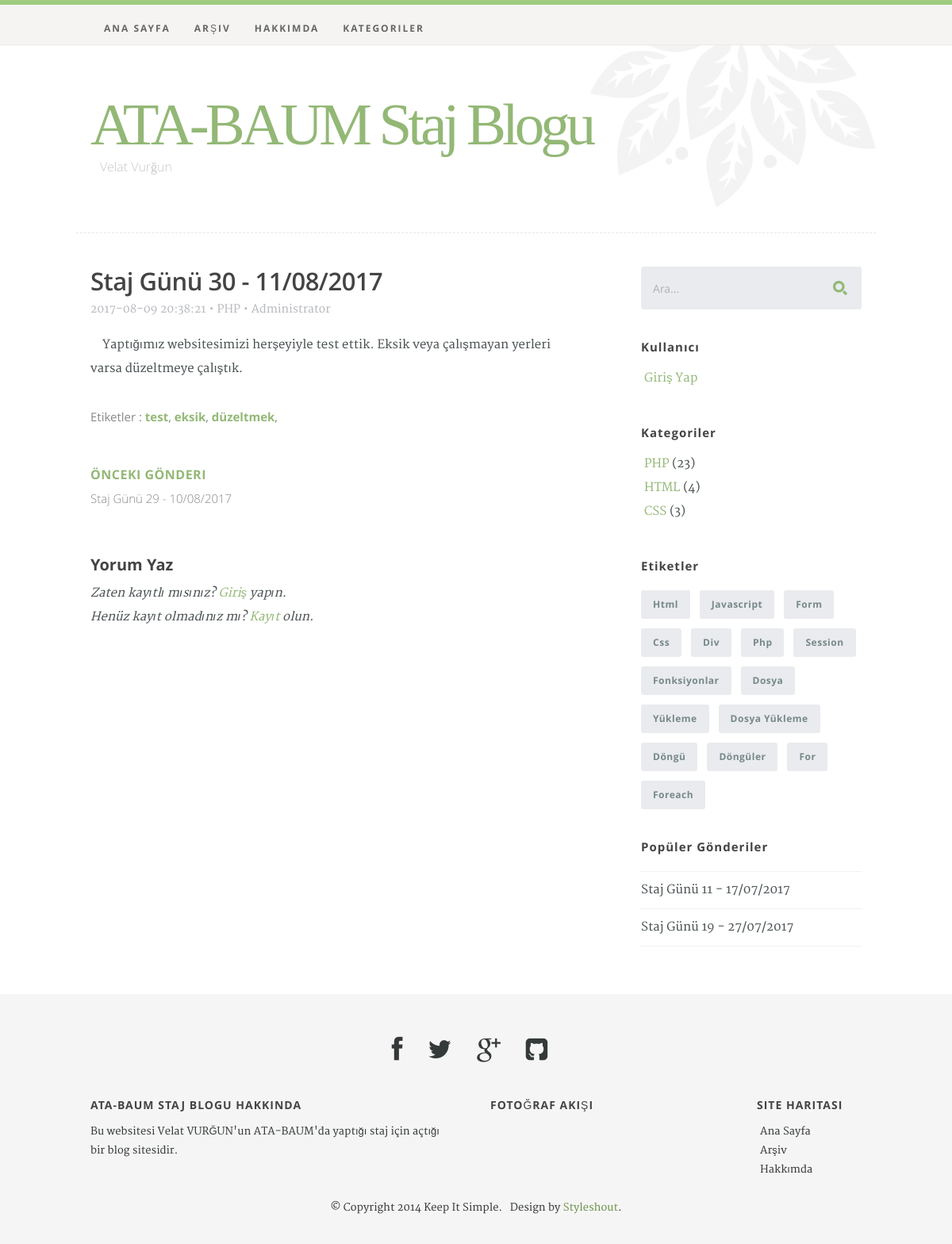
The app's page /single.php?gonderiId=30 with its own data.
### tables this page shows
CREATE TABLE `website` (
  `id` int(11) NOT NULL,
  `site_basligi` varchar(255) NOT NULL,
  `site_slogani` varchar(255) DEFAULT NULL,
  `site_bilgisi` varchar(255) NOT NULL,
  `site_fb` varchar(255) DEFAULT NULL,
  `site_tw` varchar(255) DEFAULT NULL,
  `site_gp` varchar(255) DEFAULT NULL,
  `site_git` varchar(255) DEFAULT NULL,
  `site_inst` varchar(255) DEFAULT NULL,
  `site_flickr` varchar(255) DEFAULT NULL,
  `site_skype` varchar(255) DEFAULT NULL,
  `hakkimda` text NOT NULL
);

CREATE TABLE `menu` (
  `id` int(11) NOT NULL,
  `adi` varchar(255) NOT NULL,
  `adresi` varchar(255) NOT NULL
);

CREATE TABLE `gonderiler` (
  `id` int(11) NOT NULL,
  `baslik` varchar(255) NOT NULL,
  `icerik` text NOT NULL,
  `zaman` timestamp NOT NULL DEFAULT CURRENT_TIMESTAMP,
  `etiketler` text,
  `yazar` int(11) NOT NULL,
  `kategori` int(11) NOT NULL,
  `gosterim` tinyint(1) NOT NULL DEFAULT '1'
);

CREATE TABLE `kategoriler` (
  `id` int(11) NOT NULL,
  `ad` varchar(255) NOT NULL
);

CREATE TABLE `kullanicilar` (
  `id` int(11) NOT NULL,
  `kAd` varchar(255) NOT NULL,
  `parola` varchar(255) NOT NULL,
  `email` varchar(255) NOT NULL,
  `ad` varchar(255) NOT NULL,
  `soyad` varchar(255) DEFAULT NULL,
  `kTarih` timestamp NOT NULL DEFAULT CURRENT_TIMESTAMP,
  `tip` int(3) NOT NULL DEFAULT '0'
);

### php/functions.php (called while the page is built, shortened)
<?php
  function sorgu_calistir($sorgu, $tur, $dizi=""){
    global $db;
    if (!empty($sorgu)) {
      switch ($tur) {
        case 1:
          return $db -> query($sorgu, PDO::FETCH_ASSOC) -> fetch();
          break;
        case 2:
          return $db -> query($sorgu, PDO::FETCH_ASSOC) -> fetchAll();
          break;
      }
    }
  }
?>

### single.php (the view, shortened to what this page needs)
<?php
  require_once "php/database.php";
  include_once "php/header.php";
  if ($_GET['gonderiId'] > 0) {
    $sorgu = "SELECT g.id, g.baslik, g.icerik, g.zaman, g.etiketler,k.ad AS kategori, k.id AS kategoriId, kl.ad AS yazar
              FROM gonderiler AS g
              INNER JOIN kategoriler AS k ON g.kategori=k.id
              INNER JOIN kullanicilar AS kl ON g.yazar=kl.id
              WHERE g.gosterim=1
              AND g.id=".strip_tags($_GET['gonderiId']);
    $gonderi = sorgu_calistir($sorgu, 1);
  } else yonlendir("index.php");
?>
<div id="content-wrap">
  <div class="row">
    <div id="main" class="eight columns">
      <article class="entry">
        <header class="entry-header">
          <h2 class="entry-title"><?php print $gonderi['baslik']; ?></h2>
          <div class="entry-meta">
            <ul>
              <li><?php print $gonderi['zaman']; ?></li>
              <span class="meta-sep">&bull;</span>
              <li><a href="index.php?kategoriId=<?php print $gonderi['kategoriId']; ?>" title="<?php print $gonderi['kategori']; ?>" rel="category tag"><?php print $gonderi['kategori']; ?></a></li>
              <span class="meta-sep">&bull;</span>
              <li><?php print $gonderi['yazar']; ?></li>
            </ul>
          </div>
        </header>
        <div class="entry-content">
          <?php print $gonderi['icerik']; ?>
        </div>
        <p class="tags">
          <span>Etiketler :</span>
          <?php
            foreach (explode(", " ,$gonderi['etiketler']) as $etiket)
              print '<a href="index.php?etiket='.$etiket.'">'.$etiket.'</a>, ';
          ?>
        </p>
        <ul class="post-nav group">
          <?php
            $gonderi = $db -> query("SELECT id, baslik
                                      FROM gonderiler
                                      WHERE gosterim=1
                                      AND id=".(htmlspecialchars($_GET['gonderiId'])-1), PDO::FETCH_ASSOC);
            if ($gonderi->rowCount() == 1) {
              $gonderi = $gonderi->fetch();
              print '<li class="prev"><a rel="prev" href="?gonderiId='.$gonderi['id'].'"><strong>Önceki Gönderi</strong>'.$gonderi['baslik'].'</a></li>';
            }
          ?>
        </ul>
      </article>
      <div id="comments">
        <?php if (isset($_SESSION['kAd']) AND !empty($_SESSION['kAd'])) { ?>
        <div class="respond">
          <h3>Yorum Yaz</h3>
          <form name="contactForm" id="contactForm" method="post" action="#">
            <fieldset>
              <div class="message group">
                <label  for="cMessage">Yorumunuz <span class="required">*</span></label>
                <textarea name="cMessage" id="cMessage" rows="10" cols="50" required></textarea>
              </div>
              <button type="submit" class="submit">Gönder</button>
            </fieldset>
          </form>
        </div>
        <?php } else { ?>
        <div class="respond">
          <h3>Yorum Yaz</h3>
          <div class="group">
            <i>Zaten kayıtlı mısınız? <a href="login.php">Giriş</a> yapın.<br/>Henüz kayıt olmadınız mı? <a href="login.php">Kayıt</a> olun.</i>
          </div>
        </div>
        <?php } ?>
      </div>
    </div>
<?php
  include_once "php/sidebar.php";
  include_once "php/footer.php";
?>

### php/header.php (shortened to what this page needs)
<?php
  include_once "head.php";
?>
<body>
  <header id="top">
    <div class="row">
      <div class="header-content twelve columns">
        <h1 id="logo-text"><a href="index.php" title=""><?php print $website_bilgileri['site_basligi'];  ?></a></h1>
        <p id="intro"><?php print $website_bilgileri['site_slogani'];  ?></p>
      </div>
    </div>
    <nav id="nav-wrap">
      <div class="row">
        <ul id="nav" class="nav">
          <?php $menuler = sorgu_calistir("SELECT * FROM menu ORDER BY id",2); foreach ($menuler as $menu) { ?>
            <li <?php if($_SERVER['PHP_SELF'] == $menu['adresi'] AND empty(isset($_GET['kategoriId']))) print "class='current'"; ?>><a href='<?php print $menu['adresi']; ?>'><?php print $menu['adi']; ?></a></li>
          <?php } ?>
          <li class="has-children <?php if ($_SERVER['PHP_SELF'] == "/index.php" AND !empty(isset($_GET['kategoriId']))) print "current";   ?>"><a href="#">Kategoriler</a>
          </li>
        </ul>
      </div>
    </nav>
  </header>

### php/sidebar.php (shortened to what this page needs)
<div id="sidebar" class="four columns">
  <div class="widget widget_search">
    <form action="index.php" method="GET">
      <input type="text" name="ara" value="Ara..." onblur="if(this.value == '') { this.value = 'Ara...'; }" onfocus="if (this.value == 'Ara...') { this.value = ''; }" class="text-search">
      <input type="submit" value="" class="submit-search">
    </form>
  </div>
  <div class="widget widget_text group">
    <h3>Kullanıcı</h3>
    <ul>
      <?php
        if (isset($_SESSION['kAd'])) {
          print '<li>'.$_SESSION['kAd'].' - '.$_SESSION['ad']." ".$_SESSION['soyad'].'</li>';
          if ($_SESSION['tip'] == '1')
            print "<li><a href=$yPanel>Yönetim Paneli</a></li>";
          print "<li><a href='?cikis=true'>Çıkış Yap</a></li>";
        }
        else print '<li><a href="login.php">Giriş Yap</a></li>';
      ?>
    </ul>
  </div>
  <div class="widget widget_categories group">
    <h3>Kategoriler</h3>
    <ul>
      <?php
        $kategoriler = sorgu_calistir("SELECT COUNT(k.ad) AS adet, k.id, k.ad FROM gonderiler AS g INNER JOIN kategoriler AS k ON g.kategori=k.id WHERE g.gosterim=1 GROUP BY k.id ORDER BY adet DESC", 2);
        foreach ($kategoriler as $kategori) {
          print '<li><a href=index.php?kategoriId='.$kategori['id']. ' title=\''.$kategori['ad'].'\'>'.$kategori['ad'].'</a> ('.$kategori['adet'].')</li>';
        }
      ?>
    </ul>
  </div>
  <div class="widget widget_tags">
    <h3>Etiketler</h3>
    <div class="tagcloud group">
    <?php
      $dizi = array();
      $etiketler = sorgu_calistir("SELECT etiketler
                                    FROM gonderiler
                                    WHERE gosterim=1;", 2);
      foreach ($etiketler as $row) {
        foreach (explode(', ', $row['etiketler']) as $etiket) {
          if (!in_array($etiket, $dizi))
            $dizi[]=$etiket;
        }
      }
      for ($i=0; $i < count($dizi); $i++) {
        if ($i>=15) break;
        print "<a href='index.php?etiket=$dizi[$i]'>$dizi[$i]</a>";
      }
    ?>
    </div>
  </div>
  <div class="widget widget_popular">
    <h3>Popüler Gönderiler</h3>
    <ul class="link-list">
      <?php $populer_posts = sorgu_calistir("SELECT COUNT(y.gonderi) AS adet, g.id AS id, g.baslik AS baslik
                                              FROM gonderiler AS g
                                              INNER JOIN yorumlar AS y ON y.gonderi=g.id
                                              WHERE y.onay=1
                                              GROUP BY y.gonderi
                                              ORDER BY adet DESC
                                              LIMIT 0,5",2); ?>
      <?php foreach ($populer_posts as $post) { ?>
        <li><a href="single.php?gonderiId=<?php print $post['id']; ?>"><?php print $post['baslik']; ?></a></li>
      <?php } ?>
    </ul>
  </div>
</div>
</div>
</div>

### php/footer.php (shortened to what this page needs)
    <footer>
      <div class="row">
        <div class="twelve columns">
          <ul class="social-links">
            <?php
              if (!empty($website_bilgileri["site_fb"]))
                print "<li><a target='_blank' href='https://www.facebook.com/".$website_bilgileri['site_fb']."'><i class='fa fa-facebook'></i></a></li>";
              if (!empty($website_bilgileri["site_tw"]))
                print "<li><a target='_blank' href='http://twittter.com/".$website_bilgileri['site_tw']."'><i class='fa fa-twitter'></i></a></li>";
              if (!empty($website_bilgileri["site_gp"]))
                print "<li><a target='_blank' href='https://plus.google.com/".$website_bilgileri['site_gp']."'><i class='fa fa-google-plus'></i></a></li>";
              if (!empty($website_bilgileri["site_git"]))
                print "<li><a target='_blank' href='https://github.com/".$website_bilgileri['site_git']."'><i class='fa fa-github-square'></i></a></li>";
            ?>
          </ul>
        </div>
        <div class="six columns info">
          <h3><?php print $website_bilgileri['site_basligi']; ?> hakkında</h3>
          <p><?php print $website_bilgileri['site_bilgisi']; ?></p>
        </div>
        <div class="four columns">
          <h3>Fotoğraf Akışı</h3>
        </div>
        <div class="two columns">
          <h3 class="social">Site haritası</h3>
          <ul class="navigate group">
            <?php $menuler = sorgu_calistir("SELECT * FROM menu ORDER BY id",2); foreach ($menuler as $menu) { ?>
              <li><a href='<?php print $menu['adresi']; ?>'><?php print $menu['adi']; ?></a></li>
            <?php } ?>
          </ul>
        </div>
        <p class="copyright">&copy; Copyright 2014 Keep It Simple. &nbsp; Design by <a title="Styleshout" href="http://www.styleshout.com/">Styleshout</a>.</p>
      </div>
    </footer>
  </body>
</html>

### css/default.css (style rules this page uses)
html, body, div, span, object, iframe, h1, h2, h3, h4, h5, h6, p, blockquote, pre, abbr, address, cite, code, del, dfn, em, img, ins, kbd, q, samp, small, strong, sub, sup, var, b, i, dl, dt, dd, ol, ul, li, fieldset, form, label, legend, table, caption, tbody, tfoot, thead, tr, th, td, article, aside, canvas, details, figcaption, figure, footer, header, hgroup, menu, nav, section, summary, time, mark, audio, video { margin: 0; padding: 0; border: 0; outline: 0; font-size: 100%; vertical-align: baseline; background: transparent; }
article,aside,details,figcaption,figure, footer,header,hgroup,menu,nav,section { display: block; }
*, *:before, *:after { -moz-box-sizing: border-box; -webkit-box-sizing: border-box; box-sizing: border-box; }
html { font-size: 62.5%; }
body { background: #fff; font-family: 'merriweather-regular', sans-serif; font-weight: normal; font-size: 15px; line-height: 30px; color: #4A5153; -webkit-font-smoothing: antialiased; -webkit-text-size-adjust: 100%; }
h1, h2, h3, h4, h5, h6 { color: #444; font-family: 'opensans-semibold', sans-serif; font-weight: normal; text-rendering: optimizeLegibility; }
h1 a, h2 a, h3 a, h4 a, h5 a, h6 a { font-weight: inherit; }
h1 { font-size: 38px; line-height: 42px; margin-bottom: 12px; letter-spacing: -1px; }
h2 { font-size: 28px; line-height: 36px; margin-bottom: 6px; }
h3 { font-size: 22px; line-height: 30px; margin-bottom: 12px; }
p { margin: 0 0 30px 0; }
strong, b { font: 15px/30px 'merriweather-bold', sans-serif; }
a, a:visited { text-decoration: none; outline: 0; color: #93B876; -webkit-transition: color .3s ease-in-out; -moz-transition: color .3s ease-in-out; -o-transition: color .3s ease-in-out; transition: color .3s ease-in-out; }
p a, p a:visited { line-height: inherit; }
ul, ol { margin-bottom: 24px; margin-top: 12px; }
ul { list-style: none }
ul li { padding-left: 4px; }
.button, .button:visited, button, input[type="submit"], input[type="reset"], input[type="button"] { font: 14px/30px 'opensans-bold', sans-serif; background: #9CCF5F; color: #fff; display: inline-block; text-decoration: none; padding: 12px 20px; margin-bottom: 18px; border: none; cursor: pointer; height: auto; text-transform: uppercase; letter-spacing: 2px; text-align: center; -webkit-transition: all .2s ease-in-out; -moz-transition: all .2s ease-in-out; -o-transition: all .2s ease-in-out; -ms-transition: all .2s ease-in-out; transition: all .2s ease-in-out; border-radius: 3px; }
form { margin-bottom: 24px; }
input, button { -webkit-font-smoothing: antialiased; }
input[type="text"], input[type="password"], input[type="email"], textarea, select { display: block; padding: 12px 15px; margin: 0 0 24px 0; border: 0; outline: none; vertical-align: middle; max-width: 100%; background: #E9EBEE; color: #B1B1B1; font-family: 'opensans-regular', sans-serif; font-size: 14px; line-height: 30px; height: 54px; border-radius: 3px; }
.row { width: 94%; max-width: 1008px; margin: 0 auto; }
.row:before, .row:after { content: " "; display: table; }
.row:after { clear: both; }
.column, .columns { position: relative; padding: 0 18px; min-height: 1px; float: left; }
[class*="column"] + [class*="column"]:last-child { float: right; }
.two, .row .two { width: 16.66667%; }
.four, .row .four { width: 33.33333%; }
.six, .row .six { width: 50%; }
.eight, .row .eight { width: 66.66667%; }
.twelve, .row .twelve { width: 100%; }
.group:before, .group:after { content: " "; display: table; }
.group:after { clear: both; }

### css/media-queries.css (style rules this page uses)
@media only screen and (min-width: 768px) { #nav-wrap ul#nav { display: block !important; } }

### records on screen
website: site_basligi "ATA-BAUM Staj Blogu", site_slogani "Velat Vurğun", site_basligi "ATA-BAUM STAJ BLOGU", site_bilgisi "Bu websitesi Velat VURĞUN'un ATA-BAUM'da yaptığı staj için açtığı bir blog sitesidir."
menu: adi "ANA SAYFA", adi "Ana Sayfa"
menu: adi "ARŞIV", adi "Arşiv"
menu: adi "HAKKIMDA", adi "Hakkımda"
gonderiler: baslik "Staj Günü 30 - 11/08/2017", zaman "2017-08-09 20:38:21", kategori.ad "PHP", yazar.ad "Administrator", icerik "Yaptığımız websitesimizi herşeyiyle test ettik. Eksik veya çalışmayan yerleri varsa düzeltmeye çalıştık.", etiketler "test", etiketler "eksik", etiketler "düzeltmek"
gonderiler: baslik "Staj Günü 29 - 10/08/2017"
kategoriler: ad "PHP", adet "23"
kategoriler: ad "HTML", adet "4"
kategoriler: ad "CSS", adet "3"
gonderiler: baslik "Staj Günü 11 - 17/07/2017"
gonderiler: baslik "Staj Günü 19 - 27/07/2017"

### other values on screen
$dizi[$i] "Html"
$dizi[$i] "Javascript"
$dizi[$i] "Form"
$dizi[$i] "Css"
$dizi[$i] "Div"
$dizi[$i] "Php"
$dizi[$i] "Session"
$dizi[$i] "Fonksiyonlar"
$dizi[$i] "Dosya"
$dizi[$i] "Yükleme"
$dizi[$i] "Dosya Yükleme"
$dizi[$i] "Döngü"
$dizi[$i] "Döngüler"
$dizi[$i] "For"
$dizi[$i] "Foreach"
